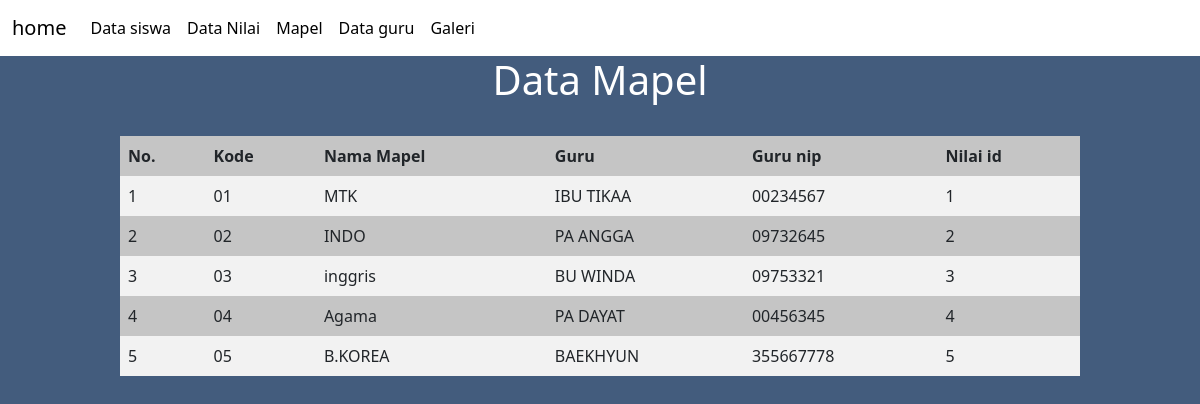
Screenshot of /admin/mapel1.php with the database file from the repository.
### tables this page shows
CREATE TABLE `mapel` (
  `kode` varchar(5) NOT NULL,
  `namamapel` varchar(12) NOT NULL,
  `guru` varchar(20) NOT NULL,
  `GURU_nip` varchar(20) NOT NULL,
  `NILAI_id` int(11) NOT NULL
);

### admin/mapel1.php (the view, shortened to what this page needs)
<!DOCTYPE html>
<html lang="en">
<head>
    <link href="https://cdn.jsdelivr.net/npm/bootstrap@5.0.2/dist/css/bootstrap.min.css" rel="stylesheet">
</head>
<body>
<nav class="navbar navbar-expand-lg navbar-dark" style="background-color: white;">
      <div class="container-fluid">
        <a class="navbar-brand" href="index1.php" style="color:black">home</a>
        <div class="collapse navbar-collapse" id="navbarScroll">
          <ul class="navbar-nav me-auto my-2 my-lg-0 navbar-nav-scroll" style="--bs-scroll-height: 100px;">
            <li class="nav-item">
              <a class="nav-link active" aria-current="page" href="data_siswa1.php" style="color:black">Data siswa</a>
            </li>
            <li class="nav-item">
              <a class="nav-link" href="data_nilai1.php"style="color:black">Data Nilai</a>
            </li>
            <li class="nav-item">
              <a class="nav-link" href="mapel.php"style="color:black">Mapel</a>
            </li>
            <li class="nav-item">
              <a class="nav-link" href="data_guru1.php"style="color:black">Data guru</a>
            </li>
            <li class="nav-item">
              <a class="nav-link" href="galeri.php"style="color:black">Galeri</a>
            </li>
          </ul>
      </div>
    </nav>
    <h1 class="text" align= "center" style="color: white">Data Mapel</h1></br>
    <table align=center>
  <tr>
  <th>No.</th>
  <th>Kode</th>
  <th>Nama Mapel</th>
  <th>Guru</th>
  <th>Guru nip</th>
  <th>Nilai id</th>
  </tr>
  <?php
 include "koneksi.php";
 $no=1;
 $ambildata = mysqli_query($koneksi,"SELECT * FROM mapel");
 while ($tampil = mysqli_fetch_array($ambildata)){
    echo"
    <tr>
    <td>$no</td>
    <td>$tampil[kode]</td>
    <td>$tampil[namamapel]</td>
    <td>$tampil[guru]</td>
    <td>$tampil[GURU_nip]</td>
    <td>$tampil[NILAI_id]</td>
    </tr>";
    $no++;
 }
 ?>
    </table>
</body>
</html>

### admin/mapel1.php (style rules this page uses)
body { background-color: rgb(67,92,125); }
table { border-collapse: collapse; width: 80%; background-color: #c5c5c5; }
th, td { text-align: left; padding: 8px; }
tr:nth-child(even) { background-color: #f2f2f2; }

### rows the page displays
mapel: kode "01", namamapel "MTK", guru "IBU TIKAA", GURU_nip "00234567", NILAI "1"
mapel: kode "02", namamapel "INDO", guru "PA ANGGA", GURU_nip "09732645", NILAI "2"
mapel: kode "03", namamapel "inggris", guru "BU WINDA", GURU_nip "09753321", NILAI "3"
mapel: kode "04", namamapel "Agama", guru "PA DAYAT", GURU_nip "00456345", NILAI "4"
mapel: kode "05", namamapel "B.KOREA", guru "BAEKHYUN", GURU_nip "355667778", NILAI "5"
